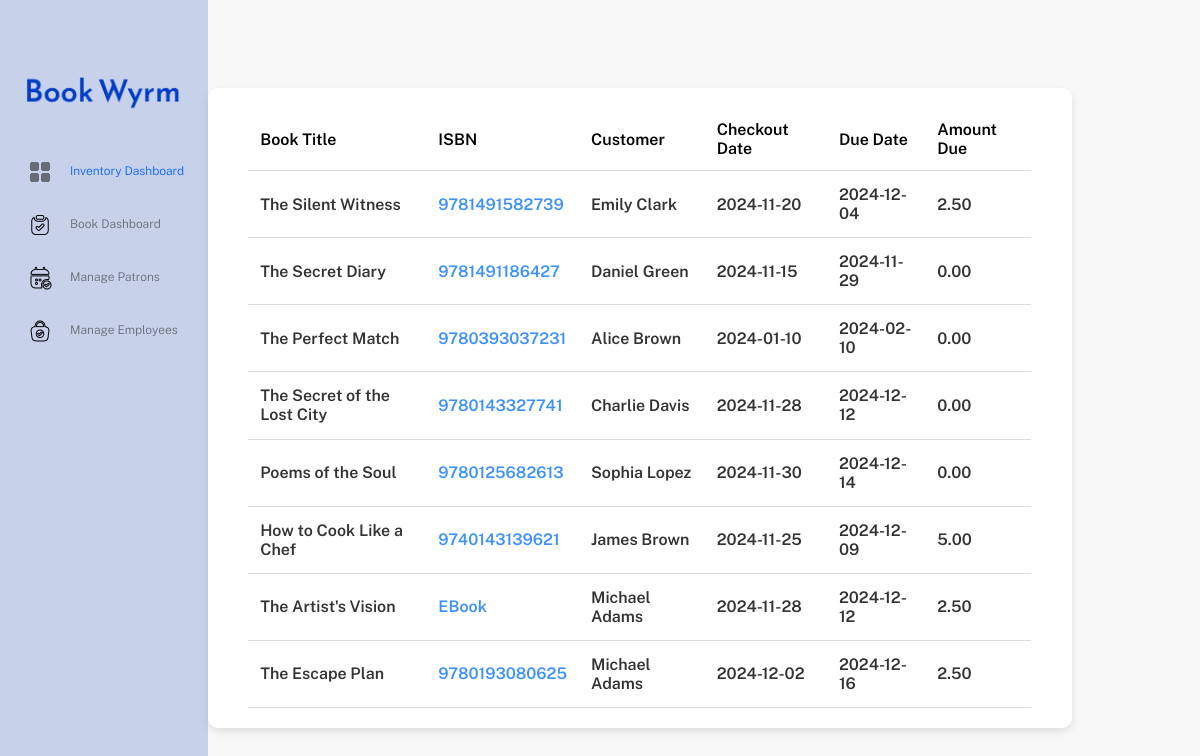
The page / on the database its author committed.
### tables this page shows
CREATE TABLE IF NOT EXISTS Book (
    book_id INT AUTO_INCREMENT PRIMARY KEY ,
    title VARCHAR(255),
    summary TEXT,
    reading_age INT,
    dewey_decimal VARCHAR(10),
    series VARCHAR(100)
);

CREATE TABLE IF NOT EXISTS Publication (
    publication_id INT PRIMARY KEY,
    edition VARCHAR(100),
    format ENUM('Hardcover', 'Paperback', 'Ebook', 'Audiobook'),
    language VARCHAR(50),
    publisher VARCHAR(255),
    copy_id INT,
    book_id INT,
    isbn VARCHAR(13),
    publication_date DATE,
    page_count INT,
    FOREIGN KEY (book_id) REFERENCES Book(book_id)
);

CREATE TABLE IF NOT EXISTS Loan (
    loan_id INT PRIMARY KEY,
    employee_id INT,
    card_number INT,
    late_fee DECIMAL(5, 2),
    checkout_date DATE,
    due_date DATE,
    return_date DATE,
    renewal_count INT
);

### index.php (the view, shortened to what this page needs)
<?php
function connectDatabase() {
    $host = '127.0.0.1';
    $dbname = 'library';
    $username = 'root';
    $password = '';
    $conn = new mysqli($host, $username, $password, $dbname);
    return $conn;
}
function getBooks() {
    $conn = connectDatabase();
    $sql = "SELECT
        b.title AS Book_Title,
        p.isbn AS ISBN,
        CONCAT(c.first_name, ' ', c.last_name) AS Full_Name,
        l.checkout_date AS Checkout_Date,
        l.due_date AS Due_Date,
        l.late_fee AS Late_Fee
    FROM
        Customer c
    JOIN
        Loan l ON c.card_number = l.card_number
    JOIN
        Copy cp ON cp.loan_id = l.loan_id
    JOIN
        Publication p ON p.copy_id = cp.copy_id
    JOIN
        Book b ON b.book_id = p.book_id;";
    $result = $conn->query($sql);
    $books = [];
    if ($result->num_rows > 0) {
        while ($row = $result->fetch_assoc()) {
            $books[] = $row;
        }
    }
    return $books;
}
function displayBooks($books) {
    if (empty($books)) {
        echo "<tr><th colspan='6'>No books found.</th></tr>";
    } else {
        foreach ($books as $book) {
            echo "<tr>";
            echo "<th>" . $book['Book_Title'] . "</th>";
            echo "<th class='ISBN'>" . (is_null($book['ISBN']) ? "EBook" : $book['ISBN']) . "</th>";
            echo "<th>" . $book['Full_Name'] . "</th>";
            echo "<th>" . $book['Checkout_Date'] . "</th>";
            echo "<th>" . $book['Due_Date'] . "</th>";
            echo "<th>" . $book['Late_Fee'] . "</th>";
            echo "</tr>";
        }
    }
}
?>
<!DOCTYPE html>
<html lang="en">
    <head>
        <link rel="stylesheet" href="css/styles.css">
    </head>
    <div class="navBar">
        <img src="assets/Logo.png" alt="Book Wyrm Logo" class="logo">
        <ul>
            <li><a href="/index.php" class="activePage"><img src="assets/NavBar/Dashboard.png" alt="Inventory Dashboard">Inventory Dashboard</a></li>
            <li><a href="/pages/books.php"><img src="assets/NavBar/ManageBooks.png" alt="Book Dashboard">Book Dashboard</a></li>
            <li><a href="/pages/patrons.php"><img src="assets/NavBar/ManagePatrons.png" alt="Manage Patrons">Manage Patrons</a></li>
            <li><a href="/pages/employees.php"><img src="assets/NavBar/Reservations.png" alt="Manage Employees">Manage Employees</a></li>
        </ul>
    </div>
    <body class="background">
        <div class="tableBackground">
            <table>
                <thead>
                  <tr>
                    <th>Book Title</th>
                    <th>ISBN</th>
                    <th>Customer</th>
                    <th>Checkout Date</th>
                    <th>Due Date</th>
                    <th>Amount Due</th>
                  </tr>
                </thead>
                <?php displayBooks(getBooks())?>
              </table>
        </div>
    </body>
</html>

### css/styles.css (style rules this page uses)
* { font-family: "Public Sans"; }
.background { height: 100vh; background-color: rgb(248, 248, 248); display: flex; justify-content: flex-start; }
.logo { width: 75%; display: block; margin-left: auto; margin-right: auto; margin-top: 5vw; margin-bottom: 3vw; }
.navBar { width: 50vw; height: 100vh; background-color: rgba(107, 136, 204, 0.35); overflow-y: auto; position: relative; padding: 10px 0; box-sizing: border-box; margin-top: -10px; margin-left: -10px; }
.navBar ul { width: 85%; list-style-type: none; margin: 0 auto; padding: 0; margin-left: 2.5vw; }
.navBar li { display: flex; align-items: center; margin-bottom: 5%; padding: 10px 0; }
.navBar li img { display: inline-block; vertical-align: middle; margin-right: 1vw; }
.navBar a { color: rgb(104, 108, 118); font-size: 1vw; font-weight: 300; text-decoration: none; font-family: "Public Sans"; overflow-wrap: break-word; }
.navBar li img { display: inline-block; vertical-align: middle; margin-right: 1.5vw; }
li .activePage { color: rgb(11, 99, 248); }
.tableBackground { width: 200vw; height: 80%; background-color: white; display: flex; justify-content: center; align-items: center; border-radius: 10px; padding: 20px; box-shadow: 0 4px 8px rgba(0, 0, 0, 0.1); margin-top: 10vh; overflow: auto; box-sizing: border-box; margin-right: 10vw; }
table { width: 95%; max-width: 100%; height: 100%; background-color: rgb(255, 255, 255); border-radius: 10px; border-collapse: collapse; margin: 0px 0; }
.ISBN { color: rgb(61, 145, 255); }
thead { position: sticky; top: 0; z-index: 10; }
th, td { padding: 12px; text-align: left; border-bottom: 1px solid #ddd; }
th { background-color: white; font-weight: 600; }

### rows shown on the page
book: title "The Silent Witness", publication.isbn "9781491582739", Full_Name "Emily Clark", loan.checkout_date "2024-11-20", loan.due_date "2024-12-04", loan.late_fee "2.50"
book: title "The Secret Diary", publication.isbn "9781491186427", Full_Name "Daniel Green", loan.checkout_date "2024-11-15", loan.due_date "2024-11-29", loan.late_fee "0.00"
book: title "The Perfect Match", publication.isbn "9780393037231", Full_Name "Alice Brown", loan.checkout_date "2024-01-10", loan.due_date "2024-02-10", loan.late_fee "0.00"
book: title "The Secret of the Lost City", publication.isbn "9780143327741", Full_Name "Charlie Davis", loan.checkout_date "2024-11-28", loan.due_date "2024-12-12", loan.late_fee "0.00"
book: title "Poems of the Soul", publication.isbn "9780125682613", Full_Name "Sophia Lopez", loan.checkout_date "2024-11-30", loan.due_date "2024-12-14", loan.late_fee "0.00"
book: title "How to Cook Like a Chef", publication.isbn "9740143139621", Full_Name "James Brown", loan.checkout_date "2024-11-25", loan.due_date "2024-12-09", loan.late_fee "5.00"
book: title "The Artist's Vision", shows "EBook", Full_Name "Michael Adams", loan.checkout_date "2024-11-28", loan.due_date "2024-12-12", loan.late_fee "2.50"
book: title "The Escape Plan", publication.isbn "9780193080625", Full_Name "Michael Adams", loan.checkout_date "2024-12-02", loan.due_date "2024-12-16", loan.late_fee "2.50"
